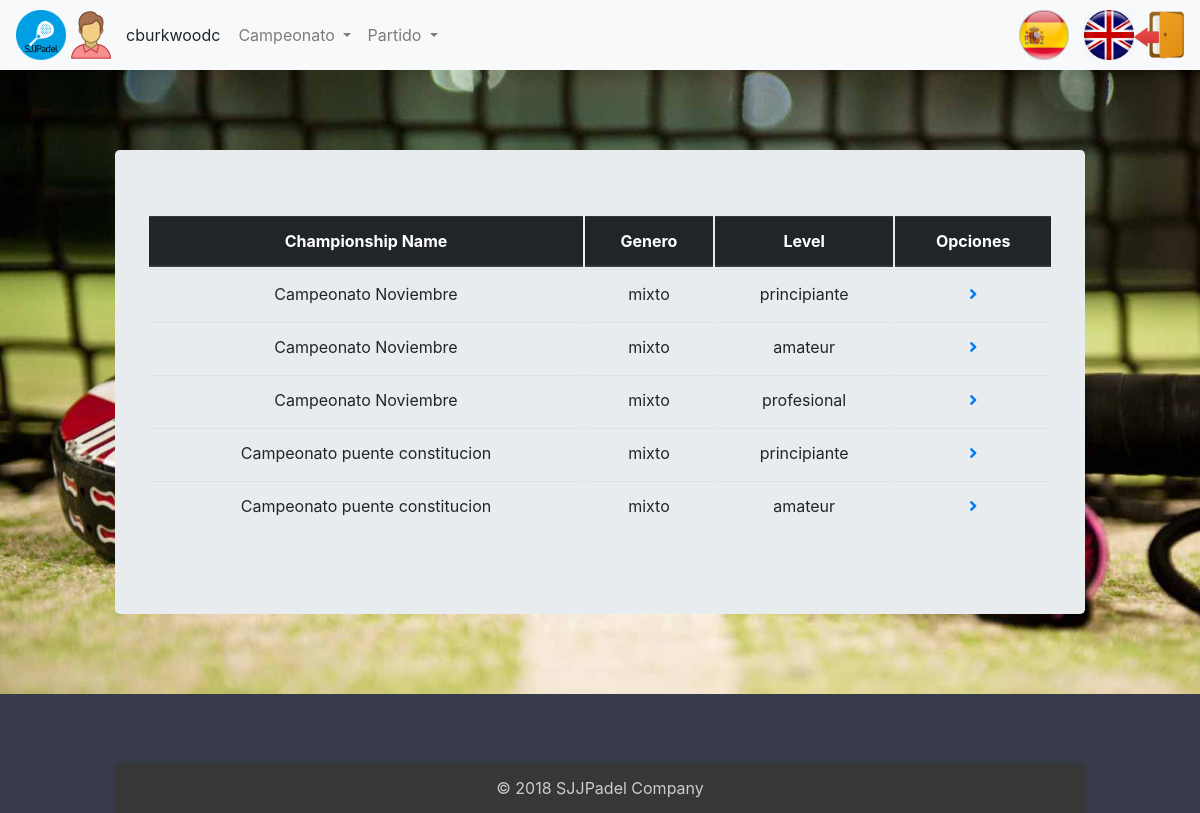
The page /index.php?controller=confrontationOffer&action=view (signed in) on the database its author committed.
### tables this page shows
CREATE TABLE `usuario` (
  `login` varchar(20) NOT NULL,
  `nombre` varchar(20) NOT NULL,
  `apellidos` varchar(45) DEFAULT NULL,
  `pass` varchar(20) DEFAULT NULL,
  `rol` char(1) DEFAULT NULL,
  `genero` varchar(10) DEFAULT NULL
);

CREATE TABLE `categoria` (
  `idCategoria` int(11) NOT NULL,
  `nivel` varchar(20) NOT NULL,
  `sexo` varchar(20) NOT NULL
);

### core/PDOConnection.php (called while the page is built)
<?php
class PDOConnection {
	private static $dbhost = "localhost";
	private static $dbname = "sjjpadel";
	private static $dbuser = "abp";
	private static $dbpass = "abp";
	private static $db_singleton = null;
	public static function getInstance() {
		if (self::$db_singleton == null) {
			self::$db_singleton = new PDO(
			"mysql:host=".self::$dbhost.";dbname=".self::$dbname.";charset=utf8",
			self::$dbuser,
			self::$dbpass,
			array(
				PDO::ATTR_EMULATE_PREPARES => false,
				PDO::ATTR_ERRMODE => PDO::ERRMODE_EXCEPTION
			)
		);
	}
	return self::$db_singleton;
}
}
?>

### controller/BaseController.php (called while the page is built, shortened)
<?php
require_once(__DIR__."/../core/ViewManager.php");
require_once(__DIR__."/../core/I18n.php");
require_once(__DIR__."/../model/User.php");
require_once(__DIR__."/../model/UserMapper.php");
class BaseController {
	public function __construct() {
		if(isset($_SESSION["currentuser"])) {
			$userMapper = new UserMapper();
			$datosUser = $userMapper->getDatos($_SESSION["currentuser"]);
			$this->currentUser = $datosUser;
		}
	}
}

### model/UserMapper.php (called while the page is built, shortened)
<?php
require_once(__DIR__."/../core/PDOConnection.php");
class UserMapper {
	private $db;
	public function __construct() {
		$this->db = PDOConnection::getInstance();
	}
	public function getDatos($login){
		$stmt = $this->db->prepare("SELECT * FROM usuario where login=?");
		$stmt->execute(array($login));
		$toret_db = $stmt->fetchAll(PDO::FETCH_ASSOC);
		$user = null;
		foreach ($toret_db as $datos) {
			$user = new User(
				$datos['login'],
				$datos['nombre'],
				$datos['apellidos'],
				$datos['pass'],
				$datos['rol'],
				$datos['genero']
			);
		}
		return $user;
	}
}

### index.php (called while the page is built, shortened)
<?php
function run() {
	try {
		$controller = loadController($_GET["controller"]);
		$actionName = $_GET["action"];
		$controller->$actionName();
	} catch(Exception $ex) {
		die("An exception occured!!!!!".$ex->getMessage());
	}
}
function loadController($controllerName) {
	return new $controllerClassName();
}
run();
?>

### model/User.php (called while the page is built, shortened)
<?php
class User {
	private $login;
	public function __construct($login=NULL,$username=NULL,$surname=NULL,$pass=NULL,$rol=NULL,$gender=NULL) {
		$this->login = $login;
	}
	public function getLogin() {
		return $this->login;
	}
}

### model/PartnerMapper.php (called while the page is built, shortened)
<?php
require_once(__DIR__."/../core/PDOConnection.php");
require_once(__DIR__."/../model/User.php");
require_once(__DIR__."/../model/Partner.php");
class PartnerMapper {
	private $db;
	public function __construct() {
		$this->db = PDOConnection::getInstance();
	}
	public function getMyParners($user){
		$stmt = $this->db->prepare("SELECT * FROM `pareja` WHERE  idCapitan = ? || idCompañero = ?");
		$stmt->execute(array($user, $user));
		$toret_db = $stmt->fetchAll(PDO::FETCH_ASSOC);
		$partner_array = array();
		if($toret_db != null ){
			foreach( $toret_db as $partner ){
				$partner_o = new Partner( $partner["idPareja"], $partner["idCapitan"], $partner["idCompañero"], $partner["idCategoriaCampeonato"] );
				array_push($partner_array, $partner_o);
			}
			return $partner_array;
		}
		return null;
	}
}

### core/ViewManager.php (called while the page is built, shortened)
<?php
class ViewManager {
	private $fragmentContents = array();
	private $variables = array();
	private $currentFragment = self::DEFAULT_FRAGMENT;
	private $layout = "default";
	private function saveCurrentFragment() {
		$this->fragmentContents[$this->currentFragment].=ob_get_contents();
	}
	public function moveToFragment($name) {
		$this->currentFragment = $name;
	}
	public function getFragment($fragment, $default="") {
		if (!isset($this->fragmentContents[$fragment])) {
			return $default;
		}
		return $this->fragmentContents[$fragment];
	}
	public function setVariable($varname, $value, $flash=false) {
		$this->variables[$varname] = $value;
	}
	public function getVariable($varname, $default=NULL) {
		if (!isset($this->variables[$varname])) {
			return $default;
		}
		return $this->variables[$varname];
	}
	public function render($controller, $viewname) {
		include(__DIR__."/../view/$controller/$viewname.php");
		$this->renderLayout();
	}
	private function renderLayout() {
		include(__DIR__."/../view/layouts/".$this->layout.".php");
	}
	private static $viewmanager_singleton = NULL;
	public static function getInstance() {
		if (self::$viewmanager_singleton == null) {
			self::$viewmanager_singleton = new ViewManager();
		}
		return self::$viewmanager_singleton;
	}
}

### core/I18n.php (called while the page is built, shortened)
<?php
class I18n {
	private $messages;
	public function setLanguage($language) {
		$this->messages = $i18n_messages;
	}
	public function i18n($key) {
		if (isset($this->messages[$key])){
			return $this->messages[$key];
		}else{
			return $key;
		}
	}
	private static $i18n_singleton = null;
	public static function getInstance() {
		if (self::$i18n_singleton == NULL) {
			self::$i18n_singleton = new I18n();
		}
		return self::$i18n_singleton;
	}
}
function i18n($key) {
	return I18n::getInstance()->i18n($key);
}

### model/CategoryMapper.php (called while the page is built, shortened)
<?php
require_once (__DIR__ . "/../core/PDOConnection.php");
class CategoryMapper
{
    private $db;
    public function __construct()
    {
        $this->db = PDOConnection::getInstance();
    }
    public function getCategory($idCategory){
      $stmt = $this->db->prepare("SELECT * FROM categoria WHERE idCategoria = ?");
      $stmt->execute(array($idCategory));
      $toret_db = $stmt->fetch(PDO::FETCH_ASSOC);
      if ($toret_db != null ){
        return new Category($toret_db["idCategoria"], $toret_db["nivel"], $toret_db["sexo"]);
      }
    }
}

### model/Partner.php (called while the page is built, shortened)
<?php
class Partner {
	private $idCategoryChampionship;
	public function __construct($idPartner=NULL,$idCaptain=NULL,$idFellow=NULL,$idCategoryChampionship=NULL) {
		$this->idCategoryChampionship = $idCategoryChampionship;
	}
	public function getIdCategoryChampionship() {
		return $this->idCategoryChampionship;
	}
}

### model/CategoryChampionshipMapper.php (called while the page is built, shortened)
<?php
require_once(__DIR__."/../core/PDOConnection.php");
require_once(__DIR__."/../model/CategoryChampionship.php");
class CategoryChampionshipMapper {
	private $db;
	public function __construct() {
		$this->db = PDOConnection::getInstance();
	}
	public function getChampionshipFromIdCategory($idCategoriaCampeonato){
		$stmt = $this->db->prepare("SELECT * FROM categoriascampeonato WHERE idCategoriasCampeonato = ? ");
		$stmt->execute(array($idCategoriaCampeonato));
		$data = $stmt->fetch(PDO::FETCH_ASSOC);
		return new CategoryChampionship($data["idCategoriasCampeonato"], $data["idCampeonato"], $data["idCategoria"]);
	}
}

### model/CategoryChampionship.php (called while the page is built, shortened)
<?php
class CategoryChampionship {
	private $idCategory;
	public function __construct($id,$idChampionship, $idCategory) {
		$this->idCategory = $idCategory;
	}
    function getIdCategory() {
        return $this->idCategory;
    }
}

### view/confrontation/confrontationOffer.php (the view, shortened to what this page needs)
<?php
require_once(__DIR__."/../../core/ViewManager.php");
$view = ViewManager::getInstance();
$category_wt_tournament = $view->getVariable("category_wt_tournament");
?>
<table class="table">
  <thead class="thead-dark">
    <tr>
      <th scope="col">
        <?= i18n("Championship Name"); ?>
      </th>
      <th scope="col">
        <?= i18n("Gender"); ?>
      </th>
      <th scope="col">
        <?= i18n("Level"); ?>
      </th>
      <th scope="col" colspan="2">
        <?= i18n("Options"); ?>
      </th>
    </tr>
  </thead>
  <tbody>
  <?php foreach ($category_wt_tournament as $category): ?>
    <tr>
      <td>
        <?= $category[0] ?>
      </td>
      <td>
        <?= $category[1] ?>
      </td>
      <td>
        <?= $category[2] ?>
      </td>
      <td>
        <a href="index.php?controller=confrontationOffer&amp;action=select&amp;idCategoriaCampeonato=<?= $category[3] ?>&amp;idCampeonato=<?= $category[4] ?>&amp;idCategoria=<?= $category[5] ?>&amp;idPareja=<?= $category[6] ?>">
          <i class="fas fa-angle-right"></i>
        </a>
      </td>
    <tr>
  <?php endforeach; ?>
  </tbody>
</table>

### controller/ConfrontationOfferController.php (shortened to what this page needs)
<?php
require_once(__DIR__."/../core/ViewManager.php");
require_once(__DIR__."/../core/I18n.php");
require_once(__DIR__."/../model/ConfrontationOffer.php");
require_once(__DIR__."/../model/Partner.php");
require_once(__DIR__."/../model/PartnerMapper.php");
require_once(__DIR__."/../model/CategoryChampionship.php");
require_once(__DIR__."/../model/CategoryChampionshipMapper.php");
require_once(__DIR__."/../model/ChampionshipMapper.php");
require_once(__DIR__."/../model/CategoryMapper.php");
require_once(__DIR__."/../controller/BaseController.php");
class ConfrontationOfferController extends BaseController {
  private $partnerMapper;
  private $categoryChampionshipMapper;
  private $championshipMapper;
  private $categoryMapper;
  public function __construct() {
    parent::__construct();
    $this->partnerMapper = new PartnerMapper();
    $this->categoryChampionshipMapper = new CategoryChampionshipMapper();
    $this->championshipMapper = new ChampionshipMapper();
    $this->categoryMapper = new CategoryMapper();
  }
  public function view(){
    $currentUser = $this->currentUser->getLogin();
    $partner = $this->partnerMapper->getMyParners($currentUser);
    if( $partner != null ){
      $category_wt_tournament = array();
      foreach( $partner as $partnerCategory ){
        $categoryChampionship =  $this->categoryChampionshipMapper->getChampionshipFromIdCategory( $partnerCategory->getIdCategoryChampionship() );
        $nombreCampeonato = $this->championshipMapper->getNombreCampeonato( $categoryChampionship->getIdChampionship() );
        if ( $nombreCampeonato != '' ){
          $category = $this->categoryMapper->getCategory( $categoryChampionship->getIdCategory() );
          $sexo = $category->getSexo();
          $nivel = $category->getNivel();
          array_push($category_wt_tournament, [$nombreCampeonato, $sexo, $nivel, $categoryChampionship->getId(),
                                                $categoryChampionship->getIdChampionship(), $categoryChampionship->getIdCategory(), $partnerCategory->getIdPartner()]);
        }
      }
      $this->view->setVariable("category_wt_tournament", $category_wt_tournament);
      $this->view->render("confrontation", "confrontationOffer");
    }else{
      echo 'no esta en ninguna pareja';
    }
  }
}

### view/layouts/default.php (shortened to what this page needs)
<?php
$view = ViewManager::getInstance();
$currentuser = $view->getVariable("currentusername");
$currentGender = $view->getVariable("currentGender");
$currentRol = $view->getVariable("currentRol");
?>
<!DOCTYPE html>
<html lang="en">
<head>
	<link rel="stylesheet" href="https://maxcdn.bootstrapcdn.com/bootstrap/4.0.0/css/bootstrap.min.css">
	<link rel="stylesheet" href="https://use.fontawesome.com/releases/v5.5.0/css/all.css">
	<link rel="stylesheet" href="css/style.css" type="text/css">
</head>
<body>
	<nav class="navbar navbar-expand-lg navbar-light bg-light">
		<img class="img-circle icono" src="images/icono.png">
		<?php if (isset($currentuser)): ?>
			<img class="icono" src="images/<?php echo $currentGender; ?>.png">
			<span class="username">
			<?= sprintf(i18n("%s"), $currentuser) ?>
		</span>
		<?php endif ?>
		<div class="collapse navbar-collapse" id="navbarSupportedContent">
			<ul class="navbar-nav mr-auto">
				<?php if($currentRol == 'd' || $currentRol == 'a' || $currentRol == 'e'): ?>
					<li class="nav-item dropdown">
						<a class="nav-link dropdown-toggle" href="#" id="navbarDropdown" role="button" data-toggle="dropdown" aria-haspopup="true" aria-expanded="false">
							<?php echo i18n("Championship") ?>
						</a>
					</li>
				<?php endif ?>
				<?php if($currentRol == 'd' || $currentRol == 'a' || $currentRol == 'e'): ?>
					<li class="nav-item dropdown">
						<a class="nav-link dropdown-toggle" href="#" id="navbarDropdown" role="button" data-toggle="dropdown" aria-haspopup="true" aria-expanded="false">
							<?php echo i18n("Match") ?>
						</a>
					</li>
				<?php endif ?>
			</ul>
		</div>
		<li class="nav-item">
			<?php include(__DIR__."/language_select_element.php"); ?>
		</li>
		<li class="nav-item">
			<?php if (isset($currentuser)): ?>
				<a 	href="index.php?controller=users&amp;action=logout">
					<img src="images/salir.png" class="rounded icono" alt="Imágenes responsive">
				</a>
				<?php else: ?>
					<a href="index.php?controller=users&amp;action=login">
						<img src="images/entrar.png" class="rounded icono" alt="Imágenes responsive">
					</a>
				<?php endif ?>
			</li>
		</nav>
		<div class="container">
			<div class="jumbotron">
				<?= $view->getFragment(ViewManager::DEFAULT_FRAGMENT) ?>
			</div>
		</div>
		<footer id="myFooter">
			<div class="container">
				<div class="row">
					<div class="col-sm-3 myCols">
					</div>
				</div>
				<div class="social-networks">
				</div>
				<div class="footer-copyright">
					<p>© 2018 SJJPadel Company </p>
				</div>
			</footer>
		</body>
		</html>

### view/layouts/language_select_element.php (shortened to what this page needs)
<a href="index.php?controller=language&amp;action=change&amp;lang=es">
	<img class="img_idioma_spain" src="images/Spain.png"></img>
</a>
<a href="index.php?controller=language&amp;action=change&amp;lang=en">
	<img class="img_idioma_england" src="images/England.png"></img>
</a>

### css/style.css (style rules this page uses)
body { width: 100%; height: 100%; background: url('../images/padel.jpg') ; background-size: cover; background-attachment: fixed; }
ul , li { list-style: none; }
#myFooter { background-color: #373a48; color:white; }
#myFooter .footer-copyright { background-color: #383737; padding-top:3px; padding-bottom:3px; text-align: center; }
#myFooter .footer-copyright p { margin:10px; color: #ccc; }
#myFooter .myCols { text-align: center; }
#myFooter .social-networks { text-align: center; padding-top: 30px; padding-bottom: 38px; }
.icono { width: 50px; height: 50px; }
table { border-collapse: inherit; }
.img_idioma_spain { width: 72px; height: 54px; }
.img_idioma_england { width: 50px; height: 50px; }
.container { margin: 0 auto; max-width: 1000px; }
.jumbotron { margin: 80px 0; text-align: center; }
.username { margin-left: 10px; margin-right: 10px; }

### rows shown on the page
usuario: genero (picture), login "cburkwoodc"
categoria: category "Campeonato Noviembre", sexo "mixto", nivel "principiante", category "Campeonato puente constitucion"
categoria: category "Campeonato Noviembre", sexo "mixto", nivel "amateur", category "Campeonato puente constitucion"
categoria: category "Campeonato Noviembre", sexo "mixto", nivel "profesional"

### other values the page prints
i18n("Championship") "Campeonato"
i18n("Match") "Partido"
i18n("Championship Name") "Championship Name"
i18n("Gender") "Genero"
i18n("Level") "Level"
i18n("Options") "Opciones"
